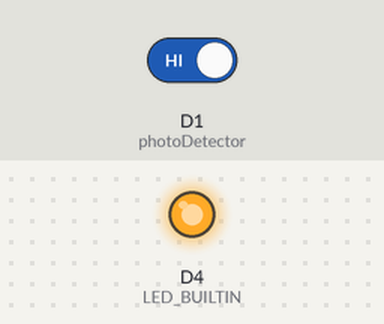
Bench run of a sketch on a simulated ESP8266 (NodeMCU). Parts: output pins drawn as LEDs (lit = HIGH, except the on-board LED, lit = LOW). Inputs (shaded band) come from the test bench; at power-on: D1 (photoDetector) HIGH. WiFi joins after 1.5 s; servers stay silent unless stated; no MQTT or app messages arrive unless stated; what the sketch prints to the serial monitor is not drawn.

Above: at 3.2 s.
3.3 s: D1 (photoDetector) driven LOW
At 5.2 s:
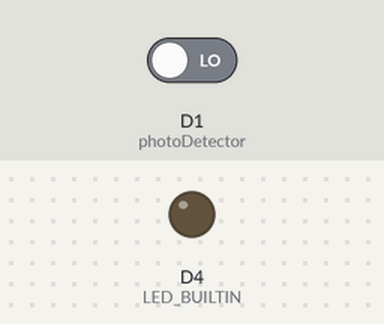
5.5 s: D1 (photoDetector) driven HIGH
At 7.0 s:
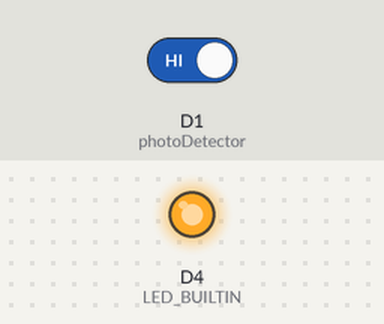
Timing chart, 0 to 8.5 s (numbered marks = the images above; inputs shaded):
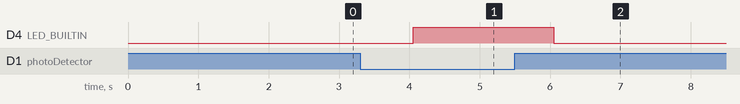

The sketch:

meetinroomDetector.ino
```cpp
#include <ESP8266WiFi.h>
#include <PubSubClient.h>
#include <WiFiClient.h>

/********* WIFI *************************************/
#define WIFI_PWD "12345678"
#define WIFI_SSID "Telenor_Guest"


/********* MCU specific variables ****************************/
String DEVICENAME = "Kaffekroken";
const int photoDetector = D1;
int led = 0;
bool roomOccupied;
const int BROADCASTDELAY = 3; //Timeinterval of MQTT-broadcastmessage = BROADCASTDELAY * 1 second
int broadcastCounter = 0;

/********* MQTT specific ****************************/
const char* MQTT_DEVICENAME = DEVICENAME.c_str();
const char* MQTT_SERVER = "davies.livsnyter1.no";
const int MQTT_PORT = 1883;


//Set up MQTT-client
WiFiClient espClient;
PubSubClient mqttClient(espClient);

void setup() {
  pinMode(photoDetector, INPUT);
  pinMode(LED_BUILTIN, OUTPUT);
  attachInterrupt(digitalPinToInterrupt(photoDetector), motionStateChange, CHANGE);

  Serial.begin(115200);

  //setup wifi_connection
  connectWifi();

  mqttClient.setServer(MQTT_SERVER, MQTT_PORT);
  mqttClient.setCallback(callback);


  //Setup MQTT-server connection
  mqttConnectBroker();
  getRoomStatus();
}

void loop() {

  while (WiFi.status() == WL_CONNECTED) {
    led = !digitalRead(photoDetector);
    digitalWrite(LED_BUILTIN, led);

    if (broadcastCounter > BROADCASTDELAY) {
      Serial.println(mqttClient.connected());
      if (mqttClient.connected()) {
        mqttConnectBroker();
      }
      broadCastMQTTmsg(DEVICENAME , getRoomStatus());
      broadcastCounter = 0;
    }
    broadcastCounter++;

    Serial.print(MQTT_DEVICENAME); Serial.println(getRoomStatus());
    mqttClient.loop();
    delay(1000);
  }
  connectWifi();

}


/************* Interrupt functions *****************************/

void motionStateChange() {

  roomOccupied = (digitalRead(photoDetector)) ? true : false ;
  Serial.print( ". Statechange @"); Serial.print(DEVICENAME + roomOccupied);

}


/************* MQTT broadcast *****************************/
int broadCastMQTTmsg(String topic, String message) {

  const char *sendMessage = message.c_str();
  const char *sendTopic = topic.c_str();
  while (!mqttClient.connected()) {
    Serial.println("Connecting to MQTT-server");
    if (mqttClient.connect(MQTT_DEVICENAME)) {
      Serial.println("Connected");
    } else {
      mqttConnectBroker();
    }
  }
  mqttClient.publish(sendTopic, sendMessage);
  Serial.print("Message sent to broker "); Serial.print(MQTT_SERVER); Serial.print(":"); Serial.println(MQTT_PORT);
  return mqttClient.state();
}

/************* MQTT callback *****************************/

void callback(char* topic, byte* payload, unsigned int payloadLength) {
  Serial.print("Message recieved:");

  for (int i = 0; i < payloadLength; i++) {
    Serial.print((char)payload[i]);
  }
  Serial.println();
}


String getRoomStatus() {

  String a = (roomOccupied) ? "Opptatt" : "Ledig";
  return a;
}

void connectWifi() {
  //setup wifi_connection
  WiFi.begin(WIFI_SSID);
  while (WiFi.status() != WL_CONNECTED) {
    Serial.print(".");
    delay(2000);
  }

  Serial.print("Wifi connected : "); Serial.println(WiFi.localIP());
  //  timeClient.begin();
}

void mqttConnectBroker() {
  while (!mqttClient.connected()) {

    if (mqttClient.connect(MQTT_SERVER)) {
      Serial.println("MQTT_Server connected");
    }
    else {
      Serial.print("MQTT-client failed to connect with state "); Serial.println(mqttClient.state());
      delay(200);
    }


  }

}
```

Measured:
- after the input at 3.3 s, D4 (LED_BUILTIN): LOW → HIGH after 0.75 s
- after the input at 5.5 s, D4 (LED_BUILTIN): HIGH → LOW after 0.55 s
